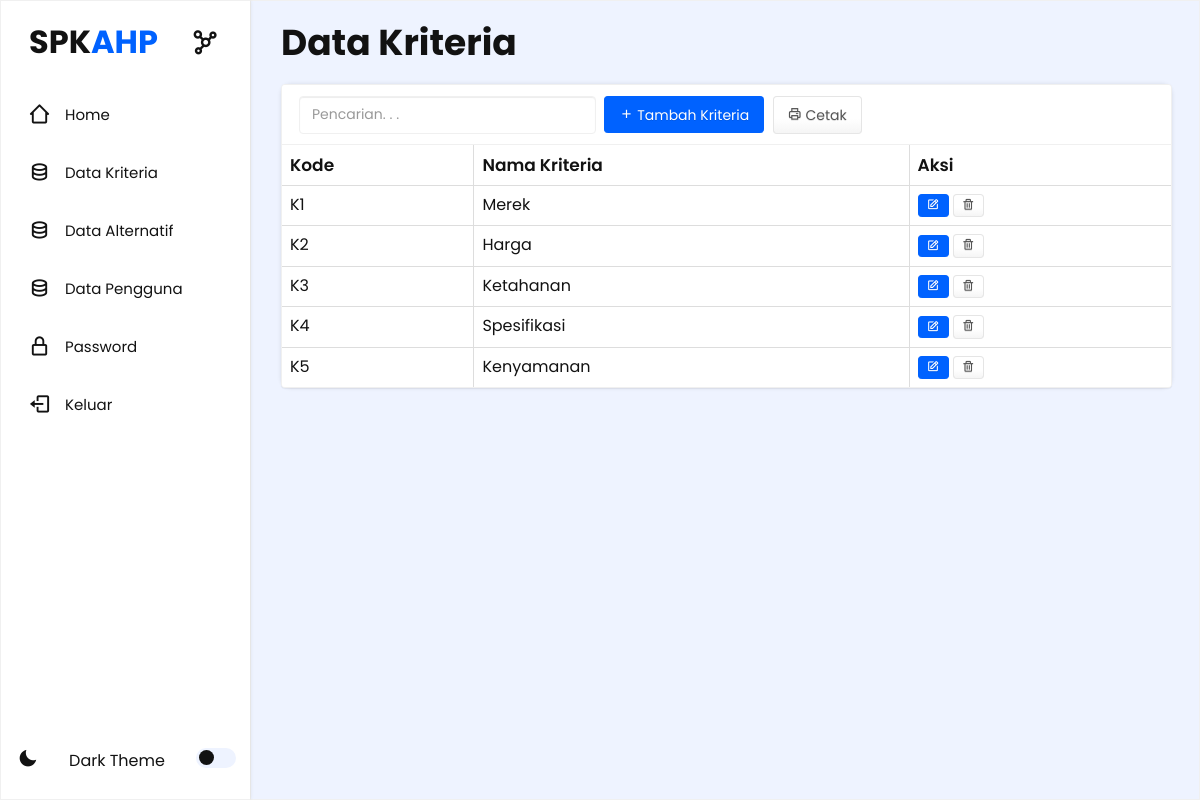
The page /halaman_admin.php?m=kriteria (signed in) on the database its author committed.
### tables this page shows
CREATE TABLE `tb_kriteria` (
  `kode_kriteria` varchar(16) NOT NULL,
  `nama_kriteria` varchar(255) DEFAULT NULL
);

### config.php (called while the page is built)
<?php
$config["server"] = 'localhost';
$config["username"] = 'root';
$config["password"] = '';
$config["database_name"] = 'ahp_per_user';

### functions.php (called while the page is built, shortened)
<?php
include 'config.php';
include 'includes/db.php';
$db = new db($config['server'], $config['username'], $config['password'], $config['database_name']);
function esc_field($str)
{
    return addslashes($str);
}

### includes/db.php (called while the page is built, shortened)
<?php
class DB
{
    var $conn = null;
    public function __construct($host, $username, $passwd, $dbname)
    {
        $this->conn = mysqli_connect($host, $username, $passwd, $dbname);
    }
    public function query($sql)
    {
        $query = mysqli_query($this->conn, $sql) or die('<pre>Error mysqli_query: ' . mysqli_error($this->conn) . '<br />' . $sql . '</pre>');
        return $query;
    }
    public function get_results($sql)
    {
        $query = $this->query($sql);
        $arr = array();
        while ($row = mysqli_fetch_object($query)) {
            $arr[] = $row;
        }
        return $arr;
    }
}

### kriteria.php (the view, shortened to what this page needs)
<section class="home section" >
    <div class="main">
        <div class="main-content">
            <h1>Data Kriteria</h1>
            <div class="box_p">
                <div class="panel panel-default">
                    <div class="panel-heading">
                        <form class="form-inline">
                            <div class="form-group">
                                <input class="form-control" type="text" placeholder="Pencarian. . ." name="q" value="<?= $_GET['q'] ?>" />
                            </div>
                            <div class="form-group">
                                <a class="btn btn-primary" href="?m=kriteria_tambah"><span class="bx bx-plus"></span> Tambah Kriteria</a>
                            </div>
                            <div class="form-group">
                                <a class="btn btn-default" href="cetak.php?<?= $_SERVER['QUERY_STRING'] ?>" target="_blank"><span class="bx bx-printer"></span> Cetak</a>
                            </div>
                        </form>
                    </div>
                    <div class="table-responsive">
                        <table class="table table-bordered table-hover table-striped">
                            <thead>
                                <tr>
                                    <th>Kode</th>
                                    <th>Nama Kriteria</th>
                                    <th>Aksi</th>
                                </tr>
                            </thead>
                            <?php
                            $q = esc_field($_GET['q']);
                            $rows = $db->get_results("SELECT * FROM tb_kriteria WHERE nama_kriteria LIKE '%$q%' ORDER BY kode_kriteria");
                            foreach ($rows as $row) : ?>
                                <tr>
                                    <td><?= $row->kode_kriteria ?></td>
                                    <td><?= $row->nama_kriteria ?></td>
                                    <td>
                                        <a class="btn btn-xs btn-primary" href="?m=kriteria_ubah&ID=<?= $row->kode_kriteria ?>"><span class="bx bx-edit"></span></a>
                                        <a class="btn btn-xs btn-default" href="aksi.php?act=kriteria_hapus&ID=<?= $row->kode_kriteria ?>" onclick="return confirm('Hapus data?')"><span class="bx bx-trash"></span></a>
                                    </td>
                                </tr>
                                <?php endforeach; ?>
                        </table>
                    </div>
                </div>
            </div>
        </div>
    </div>
</section>

### assets/css/style.css (style rules this page uses)
* { margin: 0; padding: 0; box-sizing: border-box; font-family: "Poppins", sans-serif; --transition: all 0.2s ease; }
:root { --color-white: #fff; --color-black: #121212; --color-bg: #eef3ff; --color-hover: hsla(217, 100%, 50%, 1); --table-color: #f0f0f0; }
.home { position: relative; top: 0; left: 250px; width: calc(100% - 250px); min-height: 100vh; background: var(--color-bg); z-index: 6; transition: var(--transition); }
h1 { position: relative; font-weight: bold; }
.home .main .main-content h1 { font-weight: 700; right: 18px; bottom: 10px; }
.home .main { font-size: 1.5rem; color: #545956; padding-top: 1.5rem; margin-left: 3rem; }
.home .main h1 { color: var(--color-black); }
.home .main .box_p { margin-bottom: 3%; position: relative; right: 18px; border-radius: 10px; background-color: var(--color-white); box-sizing: content-box; box-shadow: 0 0 4px rgba(0, 0, 0, 0.1); width: 99%; top: 4px; }
.section { position: fixed; height: 100%; z-index: 0; overflow-y: auto; overflow-x: hidden; border: 0.5px solid var(--table-color); }
.form-group a { text-decoration: none; }
.btn { display: inline-block; margin-bottom: 0; font-weight: normal; text-align: center; white-space: nowrap; vertical-align: middle; -ms-touch-action: manipulation; touch-action: manipulation; cursor: pointer; background-image: none; border: 1px solid transparent; padding: 8px 14px; font-size: 14px; line-height: 1.42857143; border-radius: 4px; -webkit-user-select: none; -moz-user-select: none; -ms-user-select: none; user-select: none }
.btn-primary { color: #ffffff; background-color: var(--color-hover); border-color: var(--color-hover); background-repeat: no-repeat; -webkit-filter: none; filter: none; border-bottom: var(--color-hover); }
.form-control { display: block; width: 100%; height: 38px; padding: 8px 12px; font-size: 14px; line-height: 1.42857143; background-color: var(--color-white); background-image: none; border: 1px solid var(--table-color); border-radius: 4px; box-shadow: inset 0 1px 1px rgba(0, 0, 0, 0.075); transition: border-color ease-in-out .15s, box-shadow ease-in-out .15s }
.panel { margin-bottom: 0; background-color: var(--color-white); border: 1px solid transparent ; border-radius: 4px; box-shadow: 0 1px 1px rgba(0, 0, 0, 0.05) }
.panel-default { margin-bottom: 15px; border-color: var(--table-color); }
.panel-default>.panel-heading { color: #555555; background-color: var(--color-white); border-color: var(--table-color); }
.table { border-collapse: collapse !important }
.table td, .table th { background-color: var(--color-white) !important }
thead tr th { color: var(--color-black); font-size: 17px; font-weight: 600; }
table tr { color: var(--color-black); }
table tr td { color: var(--color-black); font-size: 16px; }
.btn-xs, .btn-group-xs>.btn { position: relative; padding: 1px 8px; font-size: 13px; line-height: 1.5; border-radius: 4px }
form { position: relative; }
.form-group { position: relative; padding-left: 2px; }
input[type="text"] { color: var(--color-black); }
.form-group .form-control { color: var(--color-black); }

### rows shown on the page
tb_kriteria: kode_kriteria "K1", nama_kriteria "Merek"
tb_kriteria: kode_kriteria "K2", nama_kriteria "Harga"
tb_kriteria: kode_kriteria "K3", nama_kriteria "Ketahanan"
tb_kriteria: kode_kriteria "K4", nama_kriteria "Spesifikasi"
tb_kriteria: kode_kriteria "K5", nama_kriteria "Kenyamanan"
